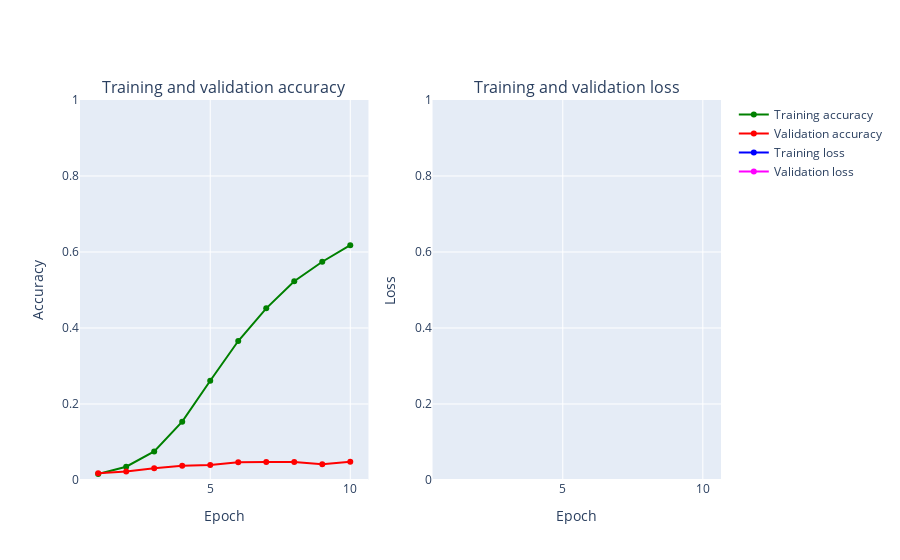

Notebook code cell kept with this figure:
### Markdown cell above
# CNN Baseline
> CIFAR 100 seems to be alot harder for a simple CNN model to recognize

![](./image/Filtering.gif)
> Image is different from a typical MNIST dataset as it is now coloured, below is a sneak peak of what goes on in the code below

### Code cell
epochs = 15
num_classes = 100
seed = np.random.seed(1)






cifar_model = Sequential()
cifar_model.add(Conv2D(32, kernel_size=(3, 3),activation='relu',input_shape=(32,32,3)))
cifar_model.add(Conv2D(64, (3, 3), activation='relu'))
cifar_model.add(Flatten())
cifar_model.add(Dense(128, activation='relu'))
cifar_model.add(Dense(num_classes, activation='softmax'))

cifar_model.compile(loss='categorical_crossentropy', optimizer=Adam(),metrics=['accuracy'])
cifar_model.summary()

h_callback = cifar_model.fit(X_train, y_train, epochs = 10,
               validation_data=(X_val, y_val))

# Plot train vs test loss during training 
plot_accuracy_and_loss(h_callback)

### Figure 1 — Plotly figure (JSON) as saved in the notebook; plotly's stock layout.template omitted (floating-point values rounded to 4 significant figures)
{"data": [{"marker": {"color": "Green"}, "mode": "markers+lines", "name": "Training accuracy", "text": ["1", "2", "3", "4", "5", "6", "7", "8", "9", "10"], "type": "scatter", "x": [1, 2, 3, 4, 5, 6, 7, 8, 9, 10], "xaxis": "x", "y": [0.016, 0.03503, 0.07506, 0.1535, 0.2611, 0.3658, 0.4517, 0.5232, 0.5744, 0.6179], "yaxis": "y"}, {"marker": {"color": "Red"}, "mode": "markers+lines", "name": "Validation accuracy", "text": ["1", "2", "3", "4", "5", "6", "7", "8", "9", "10"], "type": "scatter", "x": [1, 2, 3, 4, 5, 6, 7, 8, 9, 10], "xaxis": "x", "y": [0.01775, 0.02262, 0.031, 0.03775, 0.03975, 0.047, 0.04713, 0.0475, 0.04163, 0.048], "yaxis": "y"}, {"marker": {"color": "Blue"}, "mode": "markers+lines", "name": "Training loss", "text": ["1", "2", "3", "4", "5", "6", "7", "8", "9", "10"], "type": "scatter", "x": [1, 2, 3, 4, 5, 6, 7, 8, 9, 10], "xaxis": "x2", "y": [11.15, 4.512, 4.268, 3.834, 3.297, 2.792, 2.425, 2.1, 1.869, 1.688], "yaxis": "y2"}, {"marker": {"color": "Magenta"}, "mode": "markers+lines", "name": "Validation loss", "text": ["1", "2", "3", "4", "5", "6", "7", "8", "9", "10"], "type": "scatter", "x": [1, 2, 3, 4, 5, 6, 7, 8, 9, 10], "xaxis": "x2", "y": [4.587, 4.548, 4.646, 4.78, 5.542, 6.86, 7.693, 9.061, 10.76, 12.68], "yaxis": "y2"}], "layout": {"annotations": [{"font": {"size": 16}, "showarrow": false, "text": "Training and validation accuracy", "x": 0.225, "xanchor": "center", "xref": "paper", "y": 1, "yanchor": "bottom", "yref": "paper"}, {"font": {"size": 16}, "showarrow": false, "text": "Training and validation loss", "x": 0.775, "xanchor": "center", "xref": "paper", "y": 1, "yanchor": "bottom", "yref": "paper"}], "xaxis": {"anchor": "y", "domain": [0, 0.45], "title": {"text": "Epoch"}}, "xaxis2": {"anchor": "y2", "domain": [0.55, 1], "title": {"text": "Epoch"}}, "yaxis": {"anchor": "x", "domain": [0, 1], "range": [0, 1], "title": {"text": "Accuracy"}}, "yaxis2": {"anchor": "x2", "domain": [0, 1], "range": [0, 1], "title": {"text": "Loss"}}}}
